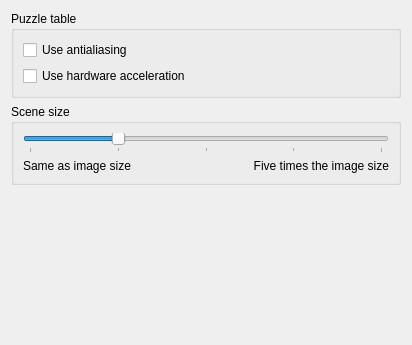
<ui version="4.0" >
 <class>AppearanceSettingsWidget</class>
 <widget class="QWidget" name="AppearanceSettingsWidget" >
  <property name="geometry" >
   <rect>
    <x>0</x>
    <y>0</y>
    <width>412</width>
    <height>345</height>
   </rect>
  </property>
  <layout class="QVBoxLayout" name="mainLayout" >
   <item>
    <widget class="QGroupBox" name="tableBox" >
     <property name="title" >
      <string>Puzzle table</string>
     </property>
     <layout class="QVBoxLayout" name="graphicsLayout" >
      <item>
       <widget class="QCheckBox" name="checkAntialiasing" >
        <property name="text" >
         <string>Use antialiasing</string>
        </property>
       </widget>
      </item>
      <item>
       <widget class="QCheckBox" name="checkHardwareAccel" >
        <property name="text" >
         <string>Use hardware acceleration</string>
        </property>
       </widget>
      </item>
     </layout>
    </widget>
   </item>
   <item>
    <widget class="QGroupBox" name="sceneSizeBox" >
     <property name="title" >
      <string>Scene size</string>
     </property>
     <layout class="QGridLayout" name="sceneSizeLayout" >
      <item row="0" column="0" colspan="2" >
       <widget class="QSlider" name="sceneSizeSlider" >
        <property name="minimum" >
         <number>100</number>
        </property>
        <property name="maximum" >
         <number>500</number>
        </property>
        <property name="singleStep" >
         <number>25</number>
        </property>
        <property name="pageStep" >
         <number>100</number>
        </property>
        <property name="value" >
         <number>200</number>
        </property>
        <property name="orientation" >
         <enum>Qt::Horizontal</enum>
        </property>
        <property name="tickPosition" >
         <enum>QSlider::TicksBelow</enum>
        </property>
        <property name="tickInterval" >
         <number>100</number>
        </property>
       </widget>
      </item>
      <item row="1" column="0" >
       <widget class="QLabel" name="labelSmallScene" >
        <property name="text" >
         <string>Same as image size</string>
        </property>
       </widget>
      </item>
      <item row="1" column="1" >
       <widget class="QLabel" name="labelBigScene" >
        <property name="text" >
         <string>Five times the image size</string>
        </property>
        <property name="alignment" >
         <set>Qt::AlignRight|Qt::AlignTrailing|Qt::AlignVCenter</set>
        </property>
       </widget>
      </item>
     </layout>
    </widget>
   </item>
   <item>
    <spacer name="verticalSpacer" >
     <property name="orientation" >
      <enum>Qt::Vertical</enum>
     </property>
     <property name="sizeHint" stdset="0" >
      <size>
       <width>20</width>
       <height>40</height>
      </size>
     </property>
    </spacer>
   </item>
  </layout>
 </widget>
 <resources/>
 <connections/>
</ui>
